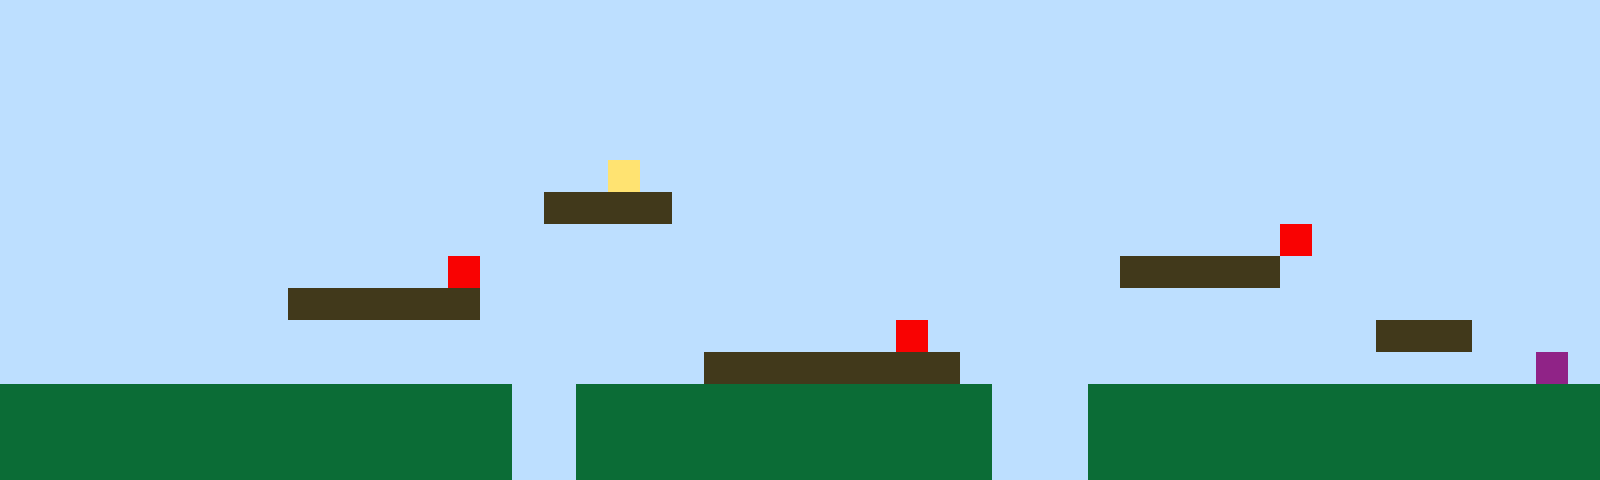

The image is a tile-based game level rendered from a .tmx file. Its description and complete source (layers, tilesets, objects, tile grids) follow:
An orthogonal 50x15 tile map with 32x32 px tiles, 1 tile layer (Tile Layer 1).

<map version="1.10" tiledversion="1.11.2" orientation="orthogonal" renderorder="right-up" width="50" height="15" tilewidth="32" tileheight="32" infinite="0" nextlayerid="2" nextobjectid="1"><editorsettings><export target="map1.csv" format="csv" /></editorsettings><tileset firstgid="1" name="sprites" tilewidth="32" tileheight="32" tilecount="6" columns="3"><image source="sprites.png" width="96" height="64" /></tileset><layer id="1" name="Tile Layer 1" width="50" height="15"><data encoding="csv">1,1,1,1,1,1,1,1,1,1,1,1,1,1,1,1,1,1,1,1,1,1,1,1,1,1,1,1,1,1,1,1,1,1,1,1,1,1,1,1,1,1,1,1,1,1,1,1,1,1,1,1,1,1,1,1,1,1,1,1,1,1,1,1,1,1,1,1,1,1,1,1,1,1,1,1,1,1,1,1,1,1,1,1,1,1,1,1,1,1,1,1,1,1,1,1,1,1,1,1,1,1,1,1,1,1,1,1,1,1,1,1,1,1,1,1,1,1,1,1,1,1,1,1,1,1,1,1,1,1,1,1,1,1,1,1,1,1,1,1,1,1,1,1,1,1,1,1,1,1,1,1,1,1,1,1,1,1,1,1,1,1,1,1,1,1,1,1,1,1,1,1,1,1,1,1,1,1,1,1,1,1,1,1,1,1,1,1,1,1,1,1,1,1,1,1,1,1,1,1,1,1,1,1,1,1,1,1,1,1,1,1,1,1,1,1,1,1,1,1,1,1,1,1,1,1,1,1,1,1,1,1,1,1,1,1,1,1,1,1,1,1,1,1,1,1,1,1,1,1,1,1,1,1,1,1,1,1,1,1,1,1,1,1,1,1,1,1,1,4,1,1,1,1,1,1,1,1,1,1,1,1,1,1,1,1,1,1,1,1,1,1,1,1,1,1,1,1,1,1,1,1,1,1,1,1,1,1,1,1,1,1,1,1,1,1,1,3,3,3,3,1,1,1,1,1,1,1,1,1,1,1,1,1,1,1,1,1,1,1,1,1,1,1,1,1,1,1,1,1,1,1,1,1,1,1,1,1,1,1,1,1,1,1,1,1,1,1,1,1,1,1,1,1,1,1,1,1,1,1,1,1,1,1,1,1,1,1,1,1,5,1,1,1,1,1,1,1,1,1,1,1,1,1,1,1,1,1,1,1,1,1,1,1,5,1,1,1,1,1,1,1,1,1,1,1,1,1,1,1,1,1,1,1,1,3,3,3,3,3,1,1,1,1,1,1,1,1,1,1,1,1,1,1,1,1,1,1,1,3,3,3,3,3,3,1,1,1,1,1,1,1,1,1,1,1,1,1,1,1,1,1,1,1,1,1,1,1,1,1,1,1,1,1,1,1,1,1,1,1,1,1,1,1,1,1,1,1,1,1,1,1,1,1,1,1,1,1,1,1,1,1,1,1,1,1,1,1,5,1,1,1,1,1,1,1,1,1,1,1,1,1,1,3,3,3,1,1,1,1,1,1,1,1,1,1,1,1,1,1,1,1,1,1,1,1,1,1,1,1,1,1,3,3,3,3,3,3,3,3,1,1,1,1,1,1,1,1,1,1,1,1,1,1,1,1,1,1,6,1,2,2,2,2,2,2,2,2,2,2,2,2,2,2,2,2,1,1,2,2,2,2,2,2,2,2,2,2,2,2,2,1,1,1,2,2,2,2,2,2,2,2,2,2,2,2,2,2,2,2,2,2,2,2,2,2,2,2,2,2,2,2,2,2,2,2,1,1,2,2,2,2,2,2,2,2,2,2,2,2,2,1,1,1,2,2,2,2,2,2,2,2,2,2,2,2,2,2,2,2,2,2,2,2,2,2,2,2,2,2,2,2,2,2,2,2,1,1,2,2,2,2,2,2,2,2,2,2,2,2,2,1,1,1,2,2,2,2,2,2,2,2,2,2,2,2,2,2,2,2</data></layer></map>
